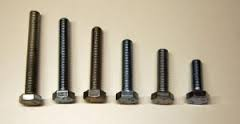
//> input picture ConsoleApplication1/ConsoleApplication1/muestras.jpg, 240 x 124 px
$ ./descriptores   (built with g++ and OpenCV 4)
//> lines starting //> are read from the running program, lines starting //| are printed output that depends on the picture; after the words box and inside, x2 and y2 are one past the last pixel; in counts of white or black regions, pixels touching at a corner belong together
// Ejemplo de segmentacion y obtencion de descriptores

#include <opencv2/core/core.hpp>
#include <opencv2/highgui/highgui.hpp>
#include "opencv2/imgproc/imgproc.hpp"
#include <iostream>
#include <opencv2/opencv.hpp>
#include <stdio.h>

using namespace std;
using namespace cv;

int main() {

// nombre de la imagen que se va a cargar y manipular como matriz
	char NombreImagen[] = "muestras.jpg";

// definimos los nombres de todas las matrices que alojaran imagenes a lo largo de todo el proceso

	Mat img, img_gris, umbralizada_1, umbralizada_2, umbralizada_3, scr_neg, dst1, fuente, dst2;

// cargamos la imagen original

	img = imread(NombreImagen);
//> img is the input picture: 124 rows x 240 cols, CV_8UC3; mean B, G, R 153.9, 175.1, 185.5
	if (!img.data) {
		cout << "Error al cargar la imagen: " << NombreImagen << endl;
		system("PAUSE");
		exit(1);
	}
// si no hay error de carga, pasamos la imagen a escala de grises

	cvtColor(img, img_gris, CV_BGR2GRAY); // pasamos a gris
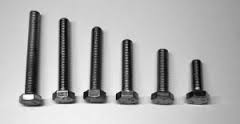
//> img_gris: 124 rows x 240 cols, CV_8UC1; min 0, max 254, mean 175.8

// mostramos en pantalla la imegen colo y en gris

	namedWindow("Color", CV_WINDOW_AUTOSIZE);
	imshow("Color", img);
	namedWindow("Gris", CV_WINDOW_AUTOSIZE);
	imshow("Gris", img_gris);
// guardamos en la carpeta del proyecto la imagen en gris como jpg.

	imwrite("Gris.jpg", img_gris);

// prueba de realce de bordes
/*
// Creamos una matriz para alojar la imagen filtrada que debe ser del mismo tama駉 que la imagen original y
// con los pixeles de 8 bits sin signo, pues la transformacion puede dar un resultado con un noveno bit

	Mat img_gris_realce(img_gris.cols, img_gris.rows, CV_8U);

// Creamos la matriz de 3x3 para alojar el kernel
	Mat Kernel(3, 3, CV_8S);

// preparamos tres opciones de kernel
/*
	Kernel.at<char>(0) = -1; Kernel.at<char>(1) = -1; Kernel.at<char>(2) = -1;
	Kernel.at<char>(3) = -1; Kernel.at<char>(4) = 9; Kernel.at<char>(5) = -1;
	Kernel.at<char>(6) = -1; Kernel.at<char>(7) = -1; Kernel.at<char>(8) = -1;
*/
/*
	Kernel.at<char>(0) = 0; Kernel.at<char>(1) = -1; Kernel.at<char>(2) = 0;
	Kernel.at<char>(3) = -1; Kernel.at<char>(4) = 5; Kernel.at<char>(5) = -1;
	Kernel.at<char>(6) = 0; Kernel.at<char>(7) = -1; Kernel.at<char>(8) = 0;
*/
/*
	Kernel.at<char>(0) = -1; Kernel.at<char>(1) = -2; Kernel.at<char>(2) = -1;
	Kernel.at<char>(3) = -2; Kernel.at<char>(4) = 13; Kernel.at<char>(5) = -2;
	Kernel.at<char>(6) = -1; Kernel.at<char>(7) = -2; Kernel.at<char>(8) = -1;

*/
/*
	filter2D(img_gris, img_gris_realce, CV_8U, Kernel);

	namedWindow("Gris-realzada", CV_WINDOW_AUTOSIZE);
	imshow("Gris-realzada", img_gris_realce);
	//imwrite("Gris-realzada.jpg", img_gris_realce);

/*
*/

// continuamos con la segmentacion por umbralizacion

	threshold(img_gris, umbralizada_1, 100, 255, CV_THRESH_BINARY); // umbralizamos
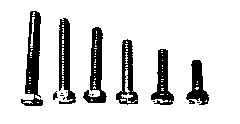
//> umbralizada_1: 124 rows x 240 cols, CV_8UC1; 85.1% white; 15 black regions (8 under 20 px), largest, box (x1, y1, x2, y2) and area: (21, 11, 43, 106) 1015, (83, 27, 107, 103) 807, (59, 18, 76, 104) 775
	threshold(img_gris, umbralizada_2, 180, 255, CV_THRESH_BINARY); // umbralizamos
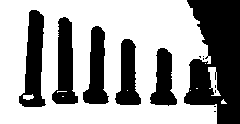
//> umbralizada_2: 124 rows x 240 cols, CV_8UC1; 63% white; 13 black regions (7 under 20 px), largest, box (x1, y1, x2, y2) and area: (184, 0, 240, 124) 4934, (19, 10, 46, 107) 1537, (52, 17, 78, 104) 1334, (83, 26, 109, 104) 1194, (115, 39, 141, 105) 1036, (150, 48, 177, 106) 953
	threshold(img_gris, umbralizada_3, 150, 255, CV_THRESH_BINARY); // umbralizamos
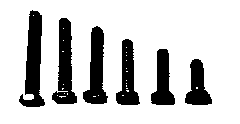
//> umbralizada_3: 124 rows x 240 cols, CV_8UC1; 79.8% white; 6 black regions, box (x1, y1, x2, y2) and area: (19, 10, 45, 107) 1355, (52, 18, 77, 104) 1167, (83, 26, 108, 104) 1085, (116, 39, 140, 105) 875, (151, 49, 175, 105) 800, (185, 59, 212, 105) 726

// obtenemos la imagen inverza de la umbralizada-150

	bitwise_not(umbralizada_3, fuente); // la nueva imagen de trabajo se llama fuente

// transformaciones morfologicas
	Mat kernel;
	kernel = cv::getStructuringElement(MORPH_CROSS, Size(3,3)); // forma del elemnto estructurante :// MORPH_RECT / MORPH_RECT  /  MORPH_CROSS/ MORPH_ELLIPSE

	dilate(fuente, dst1, kernel, Point(-1, -1), 3); // tres dilataciones para llenar huecos
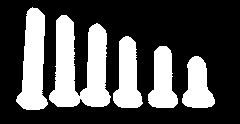
//> dst1: 124 rows x 240 cols, CV_8UC1; 31.3% white; 5 white regions, box (x1, y1, x2, y2) and area: (49, 15, 111, 107) 3464, (16, 7, 48, 110) 2091, (113, 36, 143, 108) 1390, (148, 46, 178, 108) 1240, (182, 56, 215, 108) 1116

    erode(dst1, dst2, kernel, Point(-1, -1), 3); // tres erociones para volvel al tama駉 original
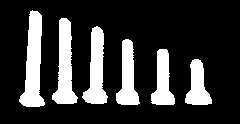
//> dst2: 124 rows x 240 cols, CV_8UC1; 20.7% white; 6 white regions

// dst2 es la nueva imagen fuente correctamente segmentada

// encontramos y mostramos los contornos

  vector<vector<Point> > contornos;
  Mat contourOuput = dst2.clone();

  findContours(contourOuput, contornos, CV_RETR_LIST, CV_CHAIN_APPROX_NONE);
//> contornos = 6 contours; box (x1, y1, x2, y2) and area: (19, 10, 45, 107) 1314, (52, 18, 78, 104) 1106, (82, 26, 108, 104) 1006, (116, 39, 140, 105) 822, (151, 49, 175, 105) 732, (185, 59, 212, 105) 674


  // [15 lines of commented-out code are left out]
  Mat contourImagen(dst2.size(), CV_8UC3, Scalar(255,255,255));

   Scalar colors[3];
  colors[0] = Scalar(255, 0, 0);
  //colors[1] = Scalar(0, 255, 0);
  //colors[2] = Scalar(0, 0, 255);


  for (size_t idx = 0; idx < contornos.size(); idx++)
	  //drawContours(contourImagen, contornos, idx, colors[idx % 3]);

	  drawContours(contourImagen, contornos, idx, colors[0]);
//> this loop made 6 passes
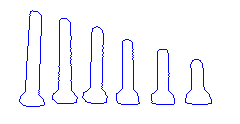
//> contourImagen: 124 rows x 240 cols, CV_8UC3; mean B, G, R 255, 246.4, 246.4

      imshow("vercontornos", contourImagen);
      imwrite("vercontornos.jpg", contourImagen);

	  float perimetro, area;
	  int k=0;
	  Mat descriptores(contornos.size(), int (2), CV_32FC1);
//> descriptores = [[0, 0], [0, 0], [0, 0], [0, 0], [0, 0], [0, 0]]
	  	  for (size_t idx = 0; idx < contornos.size(); idx++) {
		  area = contourArea(contornos[idx], false);
		  perimetro = arcLength(contornos[idx], 1);

		  descriptores.at<float>(k, 0) = perimetro;
		  descriptores.at<float>(k, 1) = area;

		  k++;
	  }
//> this loop made 6 passes
//> (area, perimetro) on passes 1 to 6: (674.5, 129.4), (732, 147.9), (822.5, 167), (1006, 194.6), (1106.5, 214.5), (1313.5, 231.2)
//> after the loop, k = 6
	  cout << "Matriz descriptores: " << endl;
	  cout << "Dimension matriz; " << descriptores.size() << endl;
//| Dimension matriz; [2 x 6]
	  cout << descriptores << endl;
//| [129.35533, 674.5;
//|  147.94113, 732;
//|  167.01219, 822.5;
//|  194.56854, 1006;
//|  214.46803, 1106.5;
//|  231.15433, 1313.5]


// [5 lines of commented-out code are left out]

	namedWindow("Umbral-150", CV_WINDOW_AUTOSIZE);
	imshow("Umbral-150", umbralizada_3);

	namedWindow("fuente", CV_WINDOW_AUTOSIZE);
	imshow("fuente", fuente);
	imwrite("fuente.jpg", fuente);


	namedWindow("dilatada", CV_WINDOW_AUTOSIZE);
	imshow("dilatada", dst1);
	imwrite("dilatada.jpg", dst1);
	namedWindow("erocionada", CV_WINDOW_AUTOSIZE);
	imshow("erocionada", dst2);
	imwrite("erocionada.jpg", dst2);
// [7 lines of commented-out code are left out]


	cvWaitKey(0);
	return(0);
}
